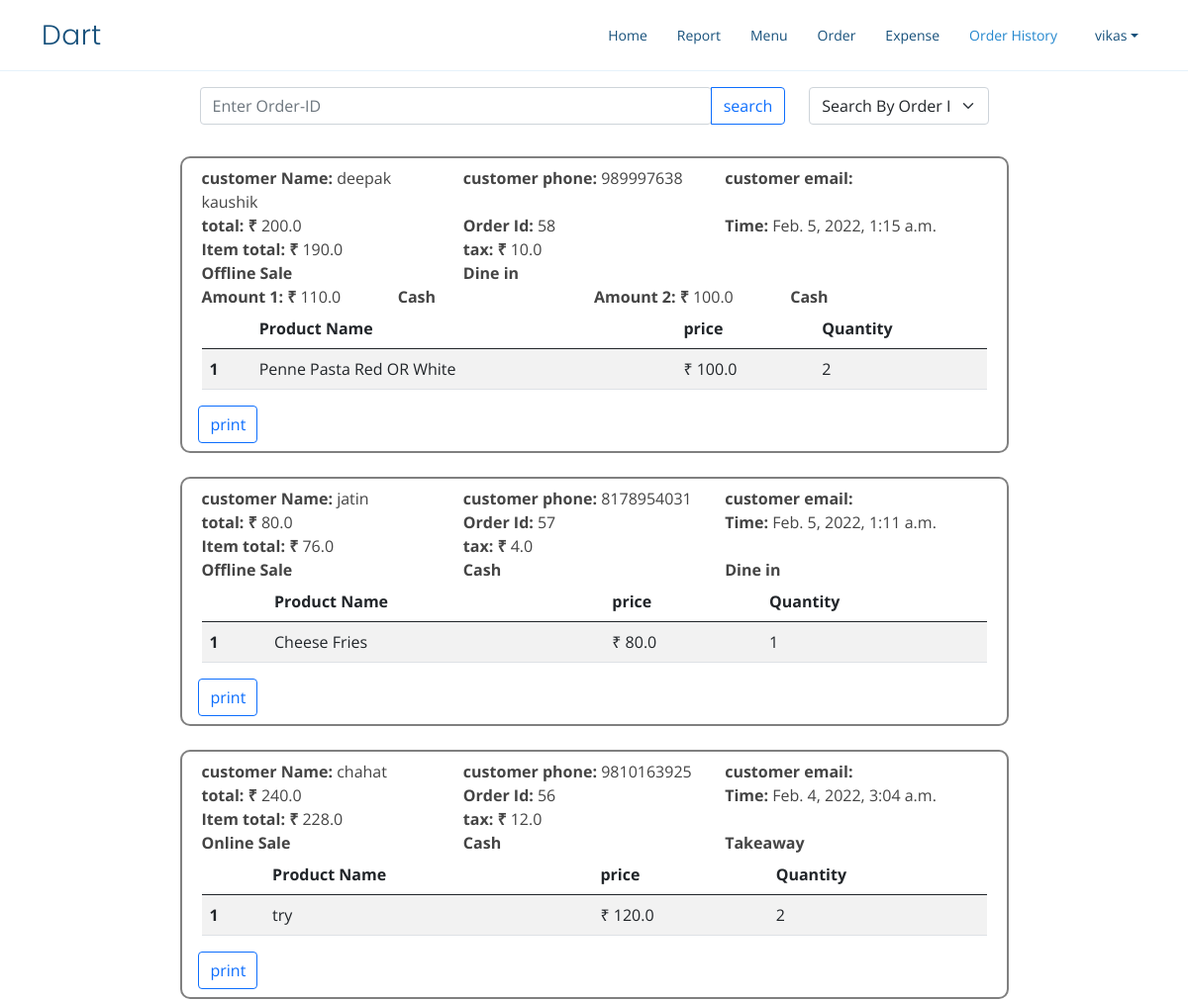
/order-history (signed in, upper part), run on an earlier commit of the app's database.
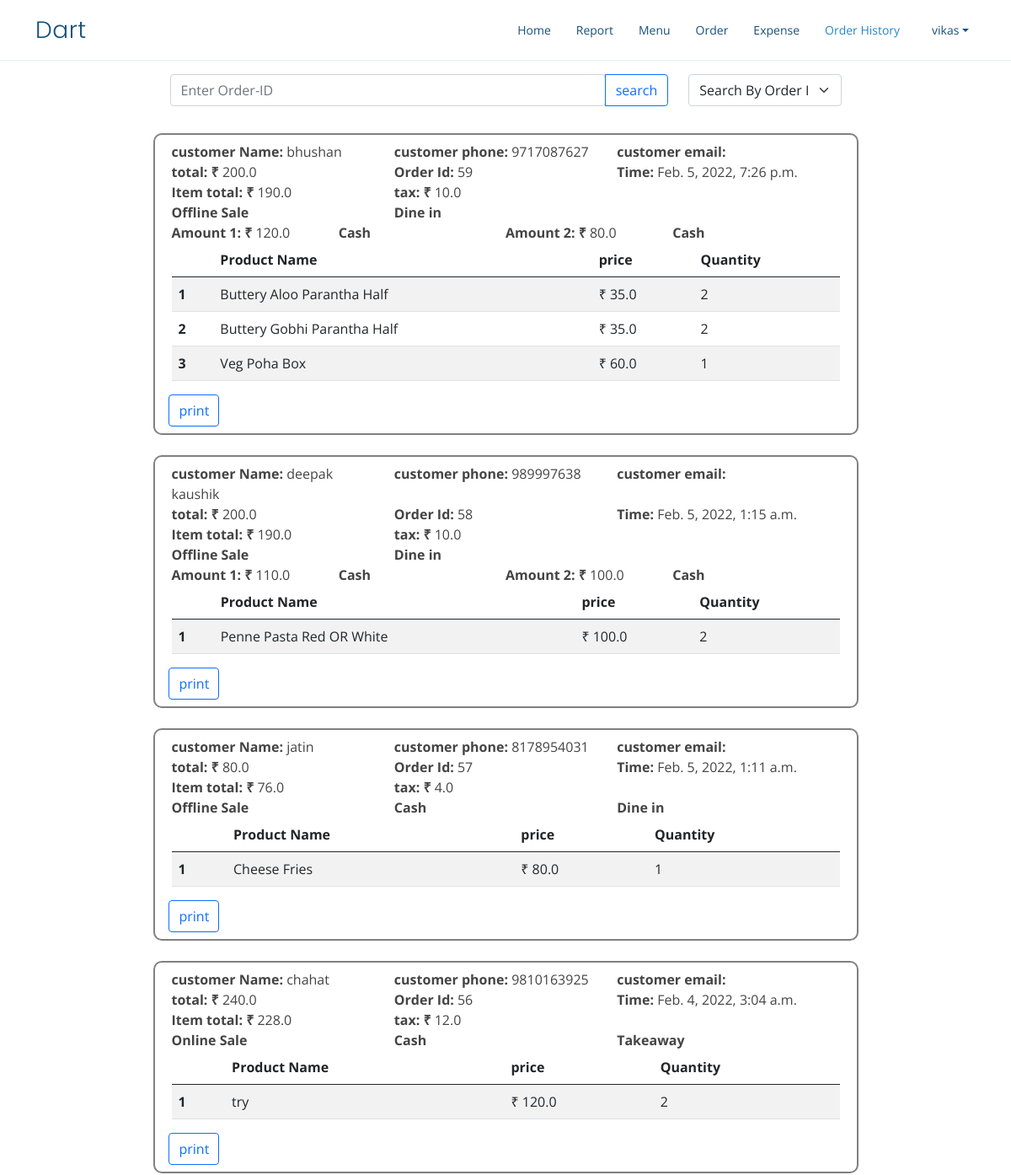
And on a later commit of the database.
### home/models.py (models this page shows, shortened)
class Order(models.Model):
    user=models.ForeignKey(User,on_delete=models.CASCADE,related_name='order')
    customer = models.ForeignKey(Customer,on_delete=models.SET_NULL,null=True)
    date_created = models.DateTimeField(auto_now_add=True, null=True)
    saleChoices=(
        ('Online Sale','Online Sale'),
        ('Offline Sale','Offline Sale')
    )
    saleType=models.CharField(choices=saleChoices,default='Offline Sale',max_length=15)
    orderStateChoices=(
        ('Dine in','Dine in'),
        ('Takeaway','Takeaway')
    )
    orderState=models.CharField(choices=orderStateChoices,default='Dine in',max_length=15)
    paymentChoices=(
        ('Cash','Cash'),
        ('Amazon Pay','Amazon Pay'),
        ('Google Pay','Google Pay'),
        ('Paytm','Paytm'),
        ('Card','Card')
    )
    payment_method=models.CharField(choices=paymentChoices,default='Cash',max_length=15)
    is_split=models.BooleanField(default=False,null=True,blank=True)
    payment_method2=models.CharField(choices=paymentChoices,null=True,blank=True,max_length=15)
    payment1=models.FloatField(default=0,null=True,blank=True)
    payment2=models.FloatField(default=0,null=True,blank=True)
    objects=OrderManager()
    def total(self):    #including TAX
        totalAmount=0
        for orderProduct in self.orderProducts.all():
            totalAmount+=orderProduct.TotalCostProduct()
        return totalAmount
    def taxAmount(self):  # TAX
        amount=(0.05)*self.total()
        return amount
    def itemAmount(self):
        return self.total()-self.taxAmount()
    def cancel(self):
        if self.date_created.date()==timezone.now().date():
            return True
        return False

class Customer(models.Model):
    user=models.ForeignKey(User,on_delete=models.CASCADE)
    name = models.CharField(max_length=200, null=True)
    phone = models.CharField(max_length=200, null=True)
    email = models.CharField(max_length=200, null=True,blank=True)
    date_created = models.DateTimeField(auto_now_add=True, null=True)

class OrderProduct(models.Model):
    order=models.ForeignKey(Order,on_delete=models.CASCADE,related_name='orderProducts')
    product=models.ForeignKey(Product,on_delete=models.SET_NULL,null=True,related_name='orderProducts')
    quantity = models.IntegerField(default=1)
    def TotalCostProduct(self):
        return self.product.price*self.quantity

class Product(models.Model):
    name = models.CharField(max_length=200, null=True)
    price = models.FloatField(null=True)
    description = models.CharField(max_length=200, null=True,blank=True)
    unit = models.CharField(max_length=50,null=True,blank=True)
    qty=models.DecimalField( max_digits=10, decimal_places=2)
    date_created = models.DateTimeField(auto_now_add=True, null=True)
    user=models.ForeignKey(User,on_delete=models.CASCADE,related_name='product')
    category=models.ForeignKey(ProductCategory,null=True,blank=True,on_delete=models.CASCADE)
    is_active=models.BooleanField(default=True)

### home/views.py (the view, shortened to what this page needs)
# urls.py: path('order-history', views.orderHistory,name='order-history'),
@login_required
def orderHistory(request,id=None):
    if id is None:
        orders=Order.objects.filter(user=request.user).order_by('-date_created')
        if len(orders)==0:
            messages.error(request,f"No Order History")
        param={'orders':orders}
        return render(request,'order-history.html',param)

### templates/order-history.html (shortened to what this page needs)
{% extends 'base.html' %}
{% block historyActive %}active{% endblock historyActive %}
{% block body %}
<div class="container">
  <div class="row w-75 mt-2  px-2 py-2 orderDetails" style="border: none;">
    <div class="col-sm-9">
      <div class="input-group" id="OrderId" style="display: ;">
        <input type="number" id="orderIdSearchInput" class="form-control rounded" placeholder="Enter Order-ID" aria-label="orderId" aria-describedby="search-orderId"/>
        <button type="button" id="orderIdSearch" onclick=changeUrl(this) class="btn btn-outline-primary">search</button>
      </div>
    </div>
    <div class="col-sm">
      <select class="form-select " aria-label="Default select example" id="category" onchange='showSearch(this)'>
        <option selected value="OrderId" >Search By Order ID</option>
    </select>
    </div>
  </div>
    {% for order in orders %}
    <div class="row w-75 orderDetails my-4 px-2 py-2">
        <div class="row">
        <div class="col-sm"><b>customer Name: </b><span>{{order.customer.name}}</span></div>
        <div class="col-sm"><b>customer phone: </b><span>{{order.customer.phone}}</span></div>
        <div class="col-sm" id="email"><b>customer email: </b></div>
        </div>
        <div class="row">
            <div class="col-sm-4">
              <b>total: &#x20B9 </b><span>{{order.total}}</span>
            </div>
            <div class="col-sm-4">
              <b>Order Id: </b><span>{{order.id}}</span>
            </div>
            <div class="col-sm-4">
              <b>Time: </b><span>{{order.date_created}}</span>
            </div>
        </div>
        <div class="row">
            <div class="col-sm-4">
              <b>Item total: &#x20B9 </b><span>{{order.itemAmount}}</span>
            </div>
            <div class="col-sm-4">
              <b>tax: &#x20B9 </b><span>{{order.taxAmount}}</span>
            </div>
        </div>
        <div class="row">
          <div class="col-sm-4"><b>{{order.saleType}}</b></div>
          {% if not order.is_split %}
          <div class="col-sm-4"><b>{{order.payment_method}}</b></div>
          {% endif %}
          <div class="col-sm-4"><b>{{order.orderState}}</b></div>
        </div>
        {% if order.is_split %}
        <div class="row">
          <div class="col-sm-3">
            <b>Amount 1: &#x20B9 </b><span>{{order.payment1}}</span>
          </div>
          <div class="col-sm-3"><b>{{order.payment_method}}</b></div>
          <div class="col-sm-3">
            <b>Amount 2: &#x20B9 </b><span>{{order.payment2}}</span>
          </div>
          <div class="col-sm-3"><b>{{order.payment_method2}}</b></div>
        </div>
        {% endif %}
        <div class="row mx-0">
            <table class="table table-striped table-hover">
                <thead>
                  <tr>
                    <th scope="col"></th>
                    <th scope="col">Product Name</th>
                    <th scope="col">price</th>
                    <th scope="col">Quantity</th>
                  </tr>
                </thead>
                <tbody>
                    {% for orderProduct in order.orderProducts.all %}
                  <tr>
                    <th scope="row">{{forloop.counter}}</th>
                    <td>{{orderProduct.product.name}}</td>
                    <td>&#x20B9 {{orderProduct.product.price}}</td>
                    <td>{{orderProduct.quantity}}</td>
                  </tr>
                  {% endfor %}
                </tbody>
              </table>
        </div>
        <div class="row">
          <a href={% url 'order-invoice' order.id %} class="btn btn-outline-primary mx-2" style="width: 5vw;">print</a>
        </div>
    </div>
    {% endfor %}
</div>
{% endblock body %}

### templates/base.html (shortened to what this page needs)
<!doctype html>
{% load static %}
<html lang="en">
<head>
  <link href="https://cdn.jsdelivr.net/npm/bootstrap@5.0.2/dist/css/bootstrap.min.css" rel="stylesheet"
>
  <link href="{% static 'vendor/aos/aos.css' %}" rel="stylesheet">
  <link href="{% static 'vendor/bootstrap-icons/bootstrap-icons.css' %}" rel="stylesheet">
  <link href="{% static 'vendor/boxicons/css/boxicons.min.css' %}" rel="stylesheet">
  <link href="{% static 'vendor/glightbox/css/glightbox.min.css' %}" rel="stylesheet">
  <link href="{% static 'vendor/remixicon/remixicon.css' %}" rel="stylesheet">
  <link href="{% static 'vendor/swiper/swiper-bundle.min.css' %}" rel="stylesheet">
  <link href={% static 'css/base.css' %} rel="stylesheet">
</head>
<body>
  <header id="header" class="fixed-top">
    <div class="container d-flex align-items-center justify-content-between">
      <h1 class="logo"><a href={% url 'home' %}>Dart</a></h1>
      <nav id="navbar" class="navbar">
        <ul>
          <li><a class="nav-link scrollto {% block homeActive %}{% endblock homeActive %}" href="{% url 'home' %}">Home</a></li>
          <li><a class="nav-link scrollto {% block reportActive %}{% endblock reportActive %}" href="{% url 'report' %}">Report</a></li>
          <li><a class="nav-link scrollto {% block productActive %}{% endblock productActive %}" href="{% url 'product' %}">Menu</a></li>
          <li><a class="nav-link scrollto o {% block orderActive %}{% endblock orderActive %}" href={% url 'order' %} {% block orderTarget %}{% endblock orderTarget %}>Order</a></li>
          <li><a class="nav-link scrollto o {% block expenseActive %}{% endblock expenseActive %}" href={% url 'expense' %}>Expense</a></li>
          <li><a class="nav-link scrollto {% block historyActive %}{% endblock historyActive %}" href="{% url 'order-history' %}">Order History</a></li>
          <li class="nav-item dropdown">
            <a class="nav-link dropdown-toggle mx-2" href="#" id="userDropdown" role="button" data-bs-toggle="dropdown"
              aria-expanded="false">{{request.user}}
            </a>
          </li>
        </ul>
      </nav>
    </div>
  </header>
<br>
<br>
<br>
  {% block body %}{% endblock body %}
</body>
</html>

### static/css/base.css (style rules this page uses)
body { font-family: "Open Sans", sans-serif; color: #444444; }
a { color: #2487ce; text-decoration: none; }
h1, h2, h3, h4, h5, h6 { font-family: "Raleway", sans-serif; }
#header { transition: all 0.5s; background: #fff; z-index: 997; padding: 15px 0; border-bottom: 1px solid #e6f2fb; }
#header .logo { font-size: 28px; margin: 0; padding: 0; line-height: 1; font-weight: 300; letter-spacing: 0.5px; font-family: "Poppins", sans-serif; }
#header .logo a { color: #16507b; }
.navbar { padding: 0; }
.navbar ul { margin: 0; padding: 0; display: flex; list-style: none; align-items: center; }
.navbar li { position: relative; }
.navbar a, .navbar a:focus { display: flex; align-items: center; justify-content: space-between; padding: 10px 0 10px 30px; font-size: 14px; color: #16507b; white-space: nowrap; transition: 0.3s; }
.navbar a:hover, .navbar .active, .navbar .active:focus, .navbar li:hover > a { color: #2487ce; }

### templates/order-history.html (style rules this page uses)
.orderDetails { border: 2px solid grey; border-radius: 10px; margin: auto; }

What changed in the data, as far as the page shows it:
added Order: customer.name "bhushan", customer.phone "9717087627", total "200.0", id "59", date_created "Feb. 5, 2022, 7:26 p.m.", itemAmount "190.0", taxAmount "10.0", saleType "Offline Sale", orderState "Dine in", payment1 "120.0", payment_method "Cash", payment2 "80.0", payment_method2 "Cash"
added OrderProduct: product.name "Buttery Aloo Parantha Half", product.price "35.0", quantity "2", shown under "bhushan"
added OrderProduct: product.name "Buttery Gobhi Parantha Half", product.price "35.0", quantity "2", shown under "bhushan"
added OrderProduct: product.name "Veg Poha Box", product.price "60.0", quantity "1", shown under "bhushan"
